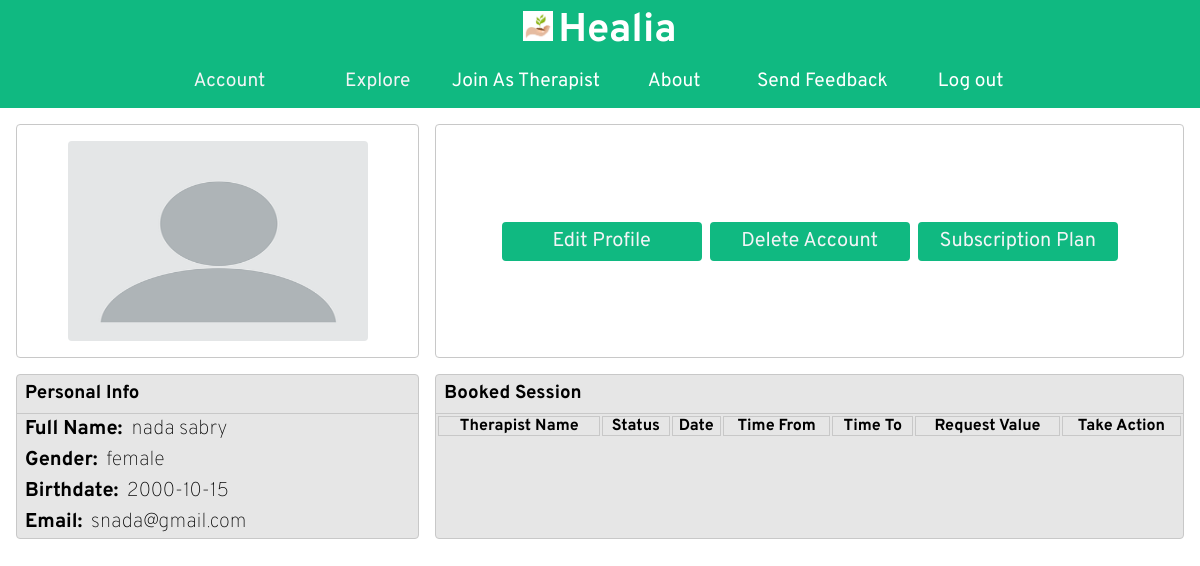
Screenshot of /GradProject/profile.php (signed in) with the database file from the repository.
### tables this page shows
CREATE TABLE `patients` (
  `P_ID` int(11) NOT NULL,
  `image` varchar(50) DEFAULT NULL,
  `F_Name` varchar(15) DEFAULT NULL,
  `L_Name` varchar(15) DEFAULT NULL,
  `Gender` varchar(6) NOT NULL,
  `Birthdate` date NOT NULL,
  `Email` varchar(30) NOT NULL,
  `Password` varchar(18) NOT NULL,
  `Sub_ID` int(11) DEFAULT NULL
);

### GradProject/profile.php (the view, shortened to what this page needs)
<?php
include('logform.php');
$e = $_SESSION['name'];
  $sql = " SELECT * FROM patients WHERE Email  = '$e' ";
  $result = $con->query($sql);
  $row = $result->fetch_assoc();
  $image = $row['image'];
?>
<!DOCTYPE html>
<html lang="en">
<head>
  <link rel="stylesheet" href="style.css">
  <link rel="stylesheet" href="./Header-Footer/headerfooter.css">
  <link rel="stylesheet" href="profile.css">
</head>
<body>
<?php include ('header.php')?>
  <div class="profile-container" >
      <div class="image-container">
        <?php
        if (empty($image)) {
          echo '<img  class="profile-picture" src="images/blank.png" width="200" height="200" >';
        }else{
          echo ' <img  class="profile-picture" alt="Profile Picture"  src="images/' . $row['image'] . '">';
        }
        ?>
      </div>
    <div class="edit-delete">
      <div class="card-body">
        <div class="edit-delete-div">
          <button data-modal-target="#modal" class="btn-profile  btn-edit">Edit Profile</button>
          <button data-modal-target="#modal-d" class="btn-profile  btn-edit">Delete Account</button>
          <button data-modal-target="#modal-s" class="btn-profile   btn-edit">Subscription Plan</button>
        </div>
      </div>
    </div>
    <div class="profile-info" >
      <h3>Personal Info</h3>
      <div class="card-body">
        <h5 class="card-text"><b>Full Name: </b><?php echo $row['F_Name'] . " " . $row['L_Name']; ?></h5>
        <h5 class="card-text"><b>Gender:</b> <?php echo $row['Gender']; ?></h5>
        <h5 class="card-text"><b>Birthdate:</b> <?php echo $row['Birthdate']; ?></h5>
        <h5 class="card-text"><b>Email:</b> <?php echo $row['Email']; ?> </h5>
      </div>
    </div>
    <div class="calender" >
      <h3>Booked Session</h3>
      <div class="card-body">
        <table id="example1" class="table-profile table-bordered table-striped">
          <thead>
            <tr class='calender-header'>
              <th>Therapist Name</th>
              <th>Status</th>
              <th>Date</th>
              <th>Time From</th>
              <th>Time To</th>
              <th>Request Value</th>
              <th>Take Action</th>
            </tr>
          </thead>
        </table>
      </div>
    </div>
  </div>
</body>
</html>

### GradProject/style.css (style rules this page uses)
:root { --main-color:#10b981; --other-main-color: rgb(46, 202, 150); ; --font-color:white ; --secondary-color: #f3f4f6; --beige-color:#fff8db; --blue-color:#116A7B; --green-color:#B3C890; --dark-gray:rgb(200, 200, 200); --light-gray:rgb(230, 230, 230); }
*,ul,ol,li,a { font-family: 'Overpass', 'Trebuchet MS', 'Lucida Sans Unicode', 'Lucida Grande', 'Lucida Sans', Arial, sans-serif; margin: 0; padding: 0; text-decoration: none; list-style: none; box-sizing: border-box; line-height: 1.15; }
img { width: 100%; height: 100%; }
button { cursor: pointer; background: #fff; border: none; font-size: 2rem; margin-top: 3rem; padding: 0.25rem; color: var(--main-color); box-shadow: inset 0 0 0 0 var(--main-color); margin: 0 -.25rem; padding: 0 .25rem; transition: color .5s ease-in-out, box-shadow .5s ease-in-out; }
img { max-width: 100%; max-height: 100%; }

### GradProject/profile.css (style rules this page uses)
body { max-width: 100%; }
.profile-container { display: grid; grid-template-areas: 'a b b' 'c d d'; max-width: 100%; gap: 1rem; margin: 1rem; }
.image-container { display: flex; justify-content: center; align-items: center; border: 0.1rem solid var(--dark-gray); border-radius: 0.25rem; grid-area: a; padding: 1rem; }
.profile-picture { width: 300px; height: 200px; border-radius: 0.25rem; }
.edit-delete { border: 0.1rem solid var(--dark-gray); border-radius: 0.25rem; grid-area: b; display: flex; justify-content: center; align-items: center; }
.edit-delete-div { display: flex; justify-content: center; align-items: center; gap: 1rem; }
.edit-delete-div * { width: 200px; }
.btn-profile { background-color: var(--main-color); font-size: 1.25rem; padding: 0.25rem; border: 0.25rem solid var(--main-color); border-radius: 0.25rem; transition: none; color: var(--secondary-color); transition: none; box-shadow: none; }
.profile-info { grid-area: c; border: 0.1rem solid var(--dark-gray); border-radius: 0.25rem; background-color: var(--light-gray) }
.profile-info h3 { padding: 0.5rem; }
.profile-info div { border-top: 0.1rem solid var(--dark-gray); }
.profile-info div * { padding: 0.25rem; font-size: 1.25rem; }
.profile-info div h5 { font-weight: 100; }
.calender { min-width: 500px; grid-area: d; border: 0.1rem solid var(--dark-gray); border-radius: 0.25rem; background-color: var(--light-gray) }
.calender h3 { padding: 0.5rem; }
.calender .card-body { border-top: 0.1rem solid var(--dark-gray) ; }
table { margin: auto; width: 100%; }
.table-profile { margin: auto; min-width: 450px; }
.calender-header * { border:0.1rem solid var(--dark-gray); }

### rows the page displays
patients: F_Name "nada", L_Name "sabry", Gender "female", Birthdate "2000-10-15", Email "snada@gmail.com"
